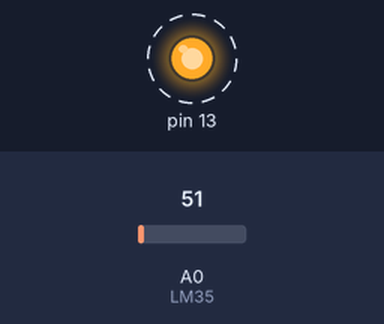
Bench run of a sketch on a simulated Arduino Uno, built with avr-gcc and run on an emulated ATmega328P. On the bench: output pins drawn as LEDs (lit = HIGH). Dashed ring = blinking. The test bench sets the inputs (shaded band); at power-on: A0 (LM35) = 51. What the sketch prints to the serial monitor is not drawn.

Above: at 0.89 s.
1.3 s: A0 (LM35) set to 65
At 1.61 s:
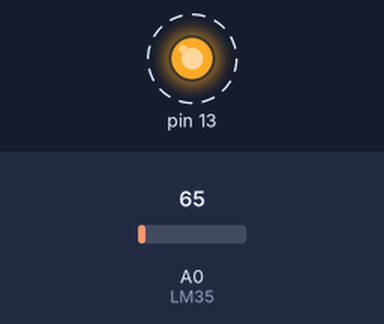
4.3 s: A0 (LM35) set to 22
At 4.67 s:
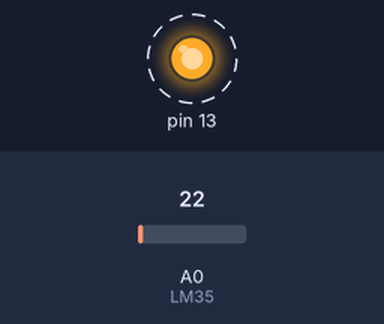
7.3 s: A0 (LM35) set to 19
Timing chart, 0 to 16.3 s (numbered marks = the images above; inputs shaded):
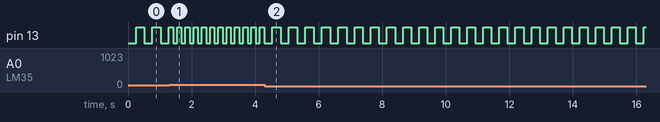

Measured:
- the behaviour switches between 61 and 62 on A0 (LM35) (found by bisection; images 0 and 1)
- after the input at 1.3 s, pin 13: alternates HIGH for 0.14 s and LOW for 0.12 s, starting after 0.12 s
- after the input at 4.3 s, pin 13: alternates HIGH for 0.26 s and LOW for 0.26 s, starting after 0.24 s
- by itself, pin 13: alternates HIGH for 0.25 s and LOW for 0.26 s

The sketch:

LM35.ino
```cpp
#include <elapsedMillis.h>     //funtion to replace delay();

bool ledState = false;        //set a default false value;

elapsedMillis timeElapsed;

void setup() {
  pinMode(13, OUTPUT);
  Serial.begin(9600);
}

void loop() {
  int sensorValue = analogRead(A0);  // Read LM35 sensor value
  float temperature = (sensorValue * 0.0048828125) * 100.0;  // Convert sensor value to temperature in Celsius.100 should be the value used but i am having some difficulties using the online simulator and the values are exeeding beyond 200. To round it of to 20 i used 10.
  Serial.print(temperature);
  Serial.print("C    ");

  if (temperature < 30) {       //threshod temparature checking.
    manageLED(250);
  } else {
    manageLED(125);
  }
}

void manageLED(int interval) {    //function to adjust the blinking of LED.
  if (timeElapsed >= interval) {
    timeElapsed = 0;

    if (ledState == LOW) {
      ledState = HIGH;
    } else {
      ledState = LOW;
    }
    digitalWrite(13, ledState);
  }
}
```
